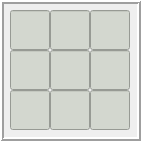
    <widget class="QFrame" name="frame_10">
     <property name="geometry">
      <rect>
       <x>0</x>
       <y>160</y>
       <width>141</width>
       <height>141</height>
      </rect>
     </property>
     <property name="font">
      <font>
       <pointsize>20</pointsize>
       <weight>75</weight>
       <bold>true</bold>
      </font>
     </property>
     <property name="tabletTracking">
      <bool>false</bool>
     </property>
     <property name="styleSheet">
      <string notr="true">border-color: rgb(46, 52, 54);</string>
     </property>
     <property name="frameShape">
      <enum>QFrame::Box</enum>
     </property>
     <property name="frameShadow">
      <enum>QFrame::Raised</enum>
     </property>
     <property name="lineWidth">
      <number>2</number>
     </property>
     <widget class="QLineEdit" name="lineEdit_41">
      <property name="geometry">
       <rect>
        <x>10</x>
        <y>10</y>
        <width>40</width>
        <height>40</height>
       </rect>
      </property>
      <property name="font">
       <font>
        <pointsize>20</pointsize>
        <weight>75</weight>
        <bold>true</bold>
       </font>
      </property>
      <property name="tabletTracking">
       <bool>false</bool>
      </property>
      <property name="styleSheet">
       <string notr="true">background-color: rgb(211, 215, 207);</string>
      </property>
      <property name="alignment">
       <set>Qt::AlignCenter</set>
      </property>
     </widget>
     <widget class="QLineEdit" name="lineEdit_51">
      <property name="geometry">
       <rect>
        <x>10</x>
        <y>50</y>
        <width>40</width>
        <height>40</height>
       </rect>
      </property>
      <property name="font">
       <font>
        <pointsize>20</pointsize>
        <weight>75</weight>
        <bold>true</bold>
       </font>
      </property>
      <property name="tabletTracking">
       <bool>false</bool>
      </property>
      <property name="styleSheet">
       <string notr="true">background-color: rgb(211, 215, 207);</string>
      </property>
      <property name="alignment">
       <set>Qt::AlignCenter</set>
      </property>
     </widget>
     <widget class="QLineEdit" name="lineEdit_61">
      <property name="geometry">
       <rect>
        <x>10</x>
        <y>90</y>
        <width>40</width>
        <height>40</height>
       </rect>
      </property>
      <property name="font">
       <font>
        <pointsize>20</pointsize>
        <weight>75</weight>
        <bold>true</bold>
       </font>
      </property>
      <property name="tabletTracking">
       <bool>false</bool>
      </property>
      <property name="styleSheet">
       <string notr="true">background-color: rgb(211, 215, 207);</string>
      </property>
      <property name="alignment">
       <set>Qt::AlignCenter</set>
      </property>
     </widget>
     <widget class="QLineEdit" name="lineEdit_42">
      <property name="geometry">
       <rect>
        <x>50</x>
        <y>10</y>
        <width>40</width>
        <height>40</height>
       </rect>
      </property>
      <property name="font">
       <font>
        <pointsize>20</pointsize>
        <weight>75</weight>
        <bold>true</bold>
       </font>
      </property>
      <property name="tabletTracking">
       <bool>false</bool>
      </property>
      <property name="styleSheet">
       <string notr="true">background-color: rgb(211, 215, 207);</string>
      </property>
      <property name="alignment">
       <set>Qt::AlignCenter</set>
      </property>
     </widget>
     <widget class="QLineEdit" name="lineEdit_43">
      <property name="geometry">
       <rect>
        <x>90</x>
        <y>10</y>
        <width>40</width>
        <height>40</height>
       </rect>
      </property>
      <property name="font">
       <font>
        <pointsize>20</pointsize>
        <weight>75</weight>
        <bold>true</bold>
       </font>
      </property>
      <property name="tabletTracking">
       <bool>false</bool>
      </property>
      <property name="styleSheet">
       <string notr="true">background-color: rgb(211, 215, 207);</string>
      </property>
      <property name="alignment">
       <set>Qt::AlignCenter</set>
      </property>
     </widget>
     <widget class="QLineEdit" name="lineEdit_52">
      <property name="geometry">
       <rect>
        <x>50</x>
        <y>50</y>
        <width>40</width>
        <height>40</height>
       </rect>
      </property>
      <property name="font">
       <font>
        <pointsize>20</pointsize>
        <weight>75</weight>
        <bold>true</bold>
       </font>
      </property>
      <property name="tabletTracking">
       <bool>false</bool>
      </property>
      <property name="styleSheet">
       <string notr="true">background-color: rgb(211, 215, 207);</string>
      </property>
      <property name="alignment">
       <set>Qt::AlignCenter</set>
      </property>
     </widget>
     <widget class="QLineEdit" name="lineEdit_53">
      <property name="geometry">
       <rect>
        <x>90</x>
        <y>50</y>
        <width>40</width>
        <height>40</height>
       </rect>
      </property>
      <property name="font">
       <font>
        <pointsize>20</pointsize>
        <weight>75</weight>
        <bold>true</bold>
       </font>
      </property>
      <property name="tabletTracking">
       <bool>false</bool>
      </property>
      <property name="styleSheet">
       <string notr="true">background-color: rgb(211, 215, 207);</string>
      </property>
      <property name="alignment">
       <set>Qt::AlignCenter</set>
      </property>
     </widget>
     <widget class="QLineEdit" name="lineEdit_62">
      <property name="geometry">
       <rect>
        <x>50</x>
        <y>90</y>
        <width>40</width>
        <height>40</height>
       </rect>
      </property>
      <property name="font">
       <font>
        <pointsize>20</pointsize>
        <weight>75</weight>
        <bold>true</bold>
       </font>
      </property>
      <property name="tabletTracking">
       <bool>false</bool>
      </property>
      <property name="styleSheet">
       <string notr="true">background-color: rgb(211, 215, 207);</string>
      </property>
      <property name="alignment">
       <set>Qt::AlignCenter</set>
      </property>
     </widget>
     <widget class="QLineEdit" name="lineEdit_63">
      <property name="geometry">
       <rect>
        <x>90</x>
        <y>90</y>
        <width>40</width>
        <height>40</height>
       </rect>
      </property>
      <property name="font">
       <font>
        <pointsize>20</pointsize>
        <weight>75</weight>
        <bold>true</bold>
       </font>
      </property>
      <property name="tabletTracking">
       <bool>false</bool>
      </property>
      <property name="styleSheet">
       <string notr="true">background-color: rgb(211, 215, 207);</string>
      </property>
      <property name="alignment">
       <set>Qt::AlignCenter</set>
      </property>
     </widget>
    </widget>
